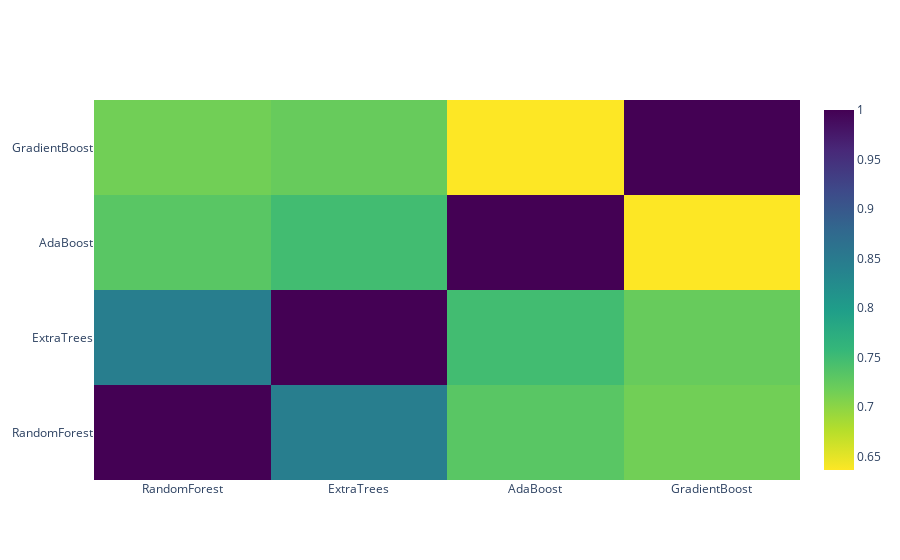

Notebook cell for this chart:
### Markdown cell above
### Correlation Heatmap of the Second Level Training set
- 각 base model output의 상관관계를 시각화를 통해 확인
    - Second Level 모델에서의 input

### Code cell
data = [
    go.Heatmap(
        z = base_predictions_train.astype(float).corr().values,
        x = base_predictions_train.columns.values,
        y = base_predictions_train.columns.values,
            colorscale = 'Viridis',
            showscale = True,
            reversescale = True
    )
]

py.iplot(data, filename = 'labelled-heatmap')

### Figure 1 — Plotly figure (JSON) as saved in the notebook; plotly's stock layout.template omitted (floating-point values rounded to 4 significant figures)
{"data": [{"colorscale": [[0.0, "#440154"], [0.1111, "#482878"], [0.2222, "#3e4989"], [0.3333, "#31688e"], [0.4444, "#26828e"], [0.5556, "#1f9e89"], [0.6667, "#35b779"], [0.7778, "#6ece58"], [0.8889, "#b5de2b"], [1.0, "#fde725"]], "reversescale": true, "showscale": true, "type": "heatmap", "x": ["RandomForest", "ExtraTrees", "AdaBoost", "GradientBoost"], "y": ["RandomForest", "ExtraTrees", "AdaBoost", "GradientBoost"], "z": [[1.0, 0.8446, 0.7316, 0.7154], [0.8446, 1.0, 0.7482, 0.7222], [0.7316, 0.7482, 1.0, 0.6362], [0.7154, 0.7222, 0.6362, 1.0]]}], "layout": {}}
